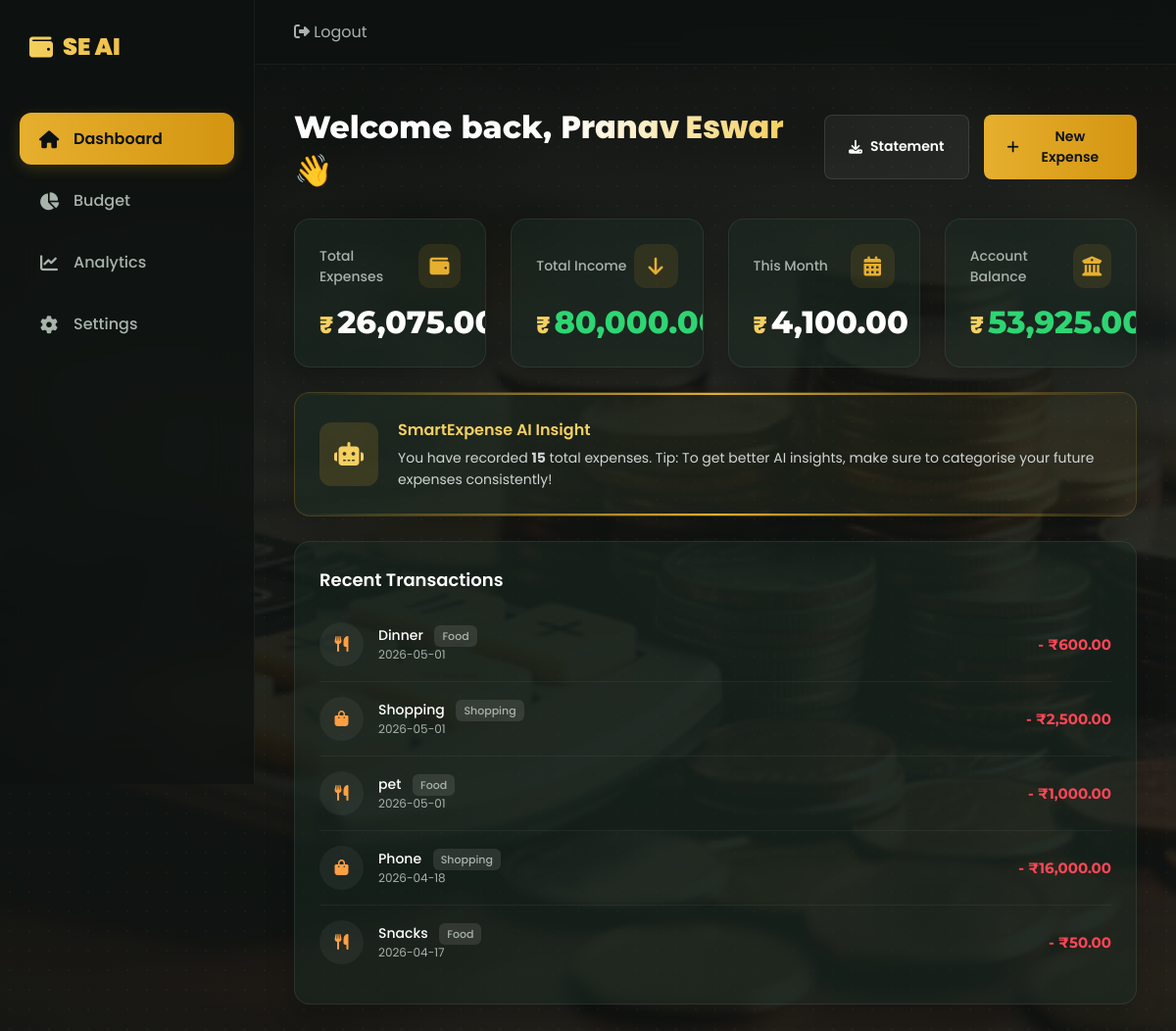
The app's page /dashboard (signed in) with its own data.
### tables this page shows
CREATE TABLE expenses (
                id INTEGER PRIMARY KEY AUTOINCREMENT,
                user_email TEXT,
                title TEXT,
                amount REAL,
                category TEXT,
                date TEXT
            );

### app.py (the view)
@app.route("/dashboard")
def dashboard():
    if "user" not in session:
        return redirect("/login")
    try:
        conn = sqlite3.connect(DB_FILE)
        cursor = conn.cursor()
        cursor.execute("SELECT * FROM expenses WHERE user_email = ?", (session["email"],))
        expenses = cursor.fetchall()
        cursor.execute("SELECT SUM(amount) FROM expenses WHERE user_email = ?", (session["email"],))
        total = cursor.fetchone()[0] or 0
        cursor.execute("""
            SELECT SUM(amount) FROM expenses
            WHERE user_email = ?
            AND strftime('%m', date)=strftime('%m','now')
        """, (session["email"],))
        monthly = cursor.fetchone()[0] or 0
        cursor.execute("SELECT SUM(amount) FROM income WHERE user_email = ?", (session["email"],))
        income = cursor.fetchone()[0] or 0
        balance = income - total
        conn.close()
        return render_template(
            "dashboard.html",
            name=session["user"],
            total=total,
            monthly=monthly,
            expenses=expenses,
            balance=balance,
            income=income
        )
    except:
        return render_template("error.html", message="Dashboard loading failed")

### templates/dashboard.html (shortened to what this page needs)
<!DOCTYPE html>
<html lang="en">
<head>
<link rel="stylesheet" href="https://cdnjs.cloudflare.com/ajax/libs/font-awesome/6.4.0/css/all.min.css">
</head>
<body>
<div class="layout">
<aside class="sidebar">
  <div class="logo">
    <i class="fas fa-wallet"></i> <span>SE AI</span>
  </div>
  <nav>
    <a href="/dashboard" class="nav-item active"><i class="fas fa-home"></i> <span>Dashboard</span></a>
    <a href="/budget" class="nav-item"><i class="fas fa-chart-pie"></i> <span>Budget</span></a>
    <a href="/analytics" class="nav-item"><i class="fas fa-chart-line"></i> <span>Analytics</span></a>
    <a href="/settings" class="nav-item"><i class="fas fa-cog"></i> <span>Settings</span></a>
  </nav>
</aside>
<main class="main">
  <header>
    <div class="user-profile">
      <a href="/logout" title="Logout">
        <i class="fas fa-sign-out-alt"></i> Logout
      </a>
    </div>
  </header>
  <div class="container fade" id="page">
    <div class="dashboard-header">
      <h1>Welcome back, <span>{{ name }}</span> 👋</h1>
      <div style="display:flex; gap:15px;">
        <a href="/statement" class="btn btn-secondary"><i class="fas fa-download"></i> Statement</a>
        <button onclick="openExpenseModal()" class="btn btn-primary" style="border:none; cursor:pointer;">
  <i class="fas fa-plus"></i> New Expense
</button>
      </div>
    </div>
<div class="stats-grid">
  <div class="card">
    <div class="card-header">
      <h3>Total Expenses</h3>
      <div class="card-icon"><i class="fas fa-wallet"></i></div>
    </div>
    <div class="amount">
      <span>₹</span>{{ "{:,.2f}".format(total) if total else "0.00" }}
    </div>
  </div>
  <div class="card">
    <div class="card-header">
      <h3>Total Income</h3>
      <div class="card-icon"><i class="fas fa-arrow-down"></i></div>
    </div>
    <div class="amount" style="color:#2ed573;">
      <span>₹</span>{{ "{:,.2f}".format(income) if income else "0.00" }}
    </div>
  </div>
  <div class="card">
    <div class="card-header">
      <h3>This Month</h3>
      <div class="card-icon"><i class="fas fa-calendar-alt"></i></div>
    </div>
    <div class="amount">
      <span>₹</span>{{ "{:,.2f}".format(monthly) if monthly else "0.00" }}
    </div>
  </div>
  <div class="card">
    <div class="card-header">
      <h3>Account Balance</h3>
      <div class="card-icon"><i class="fas fa-university"></i></div>
    </div>
    <div class="amount" style="color: {{ '#2ed573' if balance >= 0 else '#ff4757' }}">
      <span>₹</span>{{ "{:,.2f}".format(balance) if balance else "0.00" }}
    </div>
  </div>
</div>
    <div class="card ai-banner">
      <div class="ai-icon"><i class="fas fa-robot"></i></div>
      <div class="ai-content">
        <h3>SmartExpense AI Insight</h3>
        <p>You have recorded <strong>{{ expenses|length }}</strong> total expenses. Tip: To get better AI insights, make sure to categorise your future expenses consistently!</p>
      </div>
    </div>
    <div class="content-grid" style="margin-top: 25px;">
      <div class="card" style="grid-column: 1 / -1;">
        <h3 style="font-size:18px; color:#fff; margin-bottom:15px; font-weight: 600;">Recent Transactions</h3>
        <div class="transaction-list">
          {% for txn in expenses[::-1][:5] %}
          <div class="transaction-item">
            <div class="t-info">
              <div class="t-icon" style="color:#ff9f43;">
                {% if txn[4].lower() == 'food' %}
                  <i class="fas fa-utensils"></i>
                {% elif txn[4].lower() == 'travel' %}
                  <i class="fas fa-car"></i>
                {% else %}
                  <i class="fas fa-shopping-bag"></i>
                {% endif %}
              </div>
              <div class="t-details">
                <h4>{{ txn[2] }} <span style="font-size: 11px; color: var(--text-muted); background: rgba(255,255,255,0.1); padding: 3px 8px; border-radius: 6px; margin-left: 8px;">{{ txn[4] }}</span></h4>
                <p>{{ txn[5] }}</p>
              </div>
            </div>
            <div class="t-amount" style="color:#ff4757;">- ₹{{ "{:,.2f}".format(txn[3]) }}</div>
          </div>
          {% else %}
          <p style="color: var(--text-muted); text-align: center; padding: 30px;">No expenses logged yet. Click "New Expense" to get started!</p>
          {% endfor %}
        </div>
      </div>
    </div>
  </div>
</main>
</div>
</body>
</html>

### records on screen
expenses: title "Dinner", category "Food", date "2026-05-01", amount "600.00"
expenses: title "Shopping", category "Shopping", date "2026-05-01", amount "2,500.00"
expenses: title "pet", category "Food", date "2026-05-01", amount "1,000.00"
expenses: title "Phone", category "Shopping", date "2026-04-18", amount "16,000.00"
expenses: title "Snacks", category "Food", date "2026-04-17", amount "50.00"

### other values on screen
{{ name }} "Pranav Eswar"
{{ "{:,.2f}".format(monthly) if monthly else "0.00" }} "4,100.00"
{{ expenses|length }} "15"
